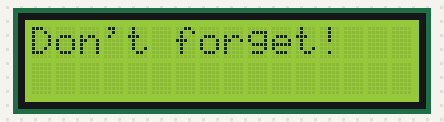
The program below on a simulated Raspberry Pi (BCM pin numbers). Shown: 16×2 character LCD.

Above: at 0.22 s.
At 2.45 s:
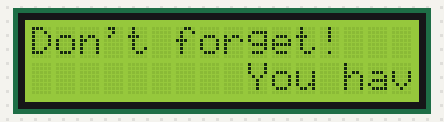
At 5.0 s:
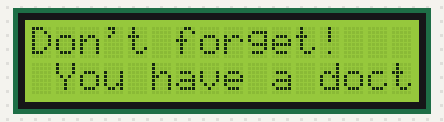
At 9.79 s:
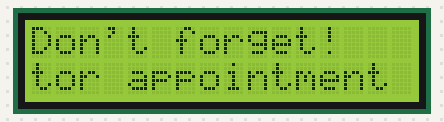
At 14.56 s:
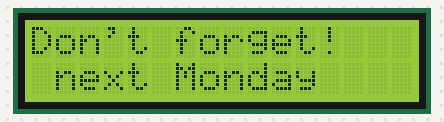
At 19.53 s:
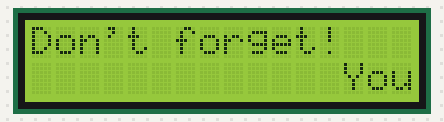

The program:

scrolling_text.py
```python
#Project 6 - An LCD Reminder
#latest code updates available at: https://github.com/RuiSantosdotme/RaspberryPiProject
#project updates at: https://nostarch.com/RaspberryPiProject

import Adafruit_CharLCD as LCD
import time

#Raspberry Pi pin configuration
lcd_rs = 27
lcd_en = 22
lcd_d4 = 25
lcd_d5 = 24
lcd_d6 = 23
lcd_d7 = 18
lcd_backlight = 4

#define the LCD size
lcd_columns = 16
lcd_rows = 2

#initialize the LCD
lcd = LCD.Adafruit_CharLCD(lcd_rs, lcd_en, lcd_d4, lcd_d5,
            lcd_d6, lcd_d7, lcd_columns, lcd_rows, lcd_backlight)

#write your message
title = "Don't forget!"
reminder = "You have a doctor appointment next Monday"

#set the delay for scroll
delay = 0.3

#write a function to scroll the message
def scroll_text(reminder, delay):
    padding = " " * lcd_columns
    scroll_message = padding + reminder + " "
    for i in range(len(scroll_message)):
        lcd.set_cursor(0, 1)
        lcd.message(scroll_message[i:(i+lcd_columns)])
        time.sleep(delay)

#Scroll text in infinite loop
lcd.clear()
lcd.home()
lcd.message(title)

while(True):
    scroll_text(reminder, delay)
```

Measured:
- by itself, everything shown: repeats every 18.4 s, in 57 steps
